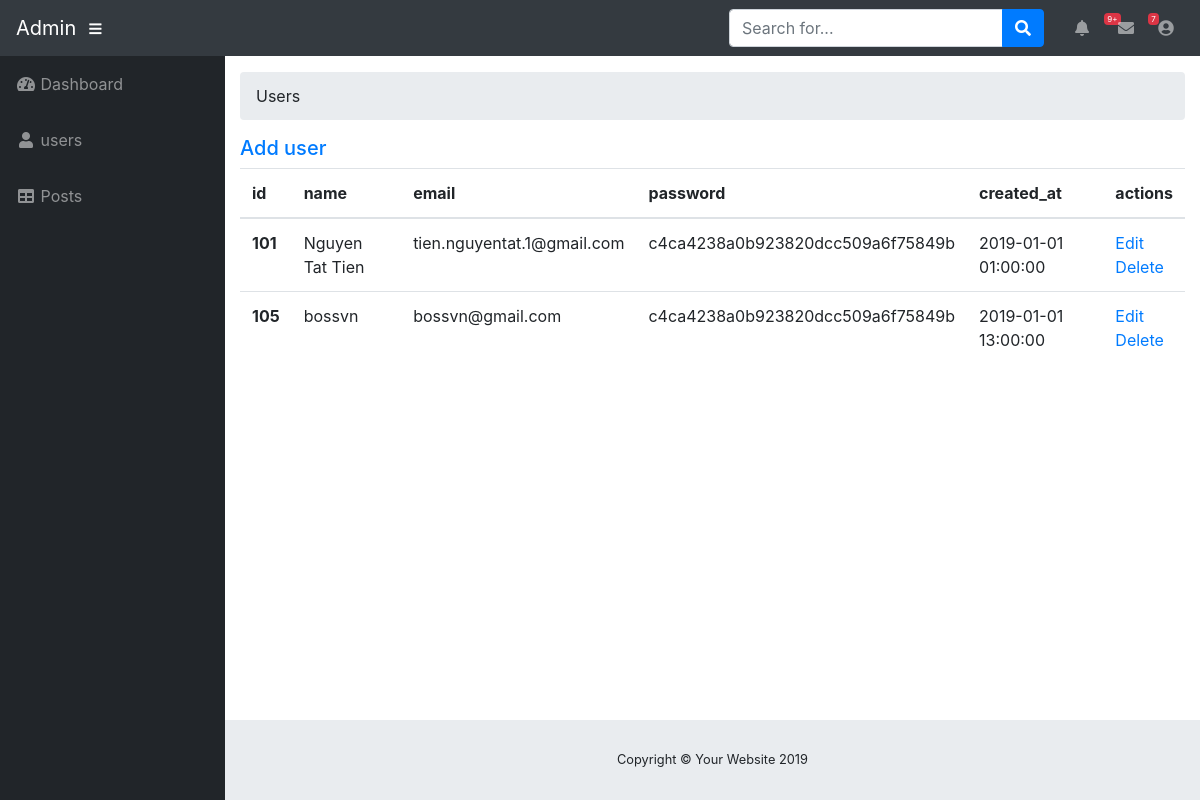
/admin/index.php?controller=users&action=index (signed in), run on the app's committed database.
### tables this page shows
CREATE TABLE `users` (
  `id_user` int(11) NOT NULL AUTO_INCREMENT,
  `name` varchar(255) DEFAULT NULL,
  `email` varchar(255) DEFAULT NULL,
  `password` varchar(255) DEFAULT NULL,
  `created_at` datetime DEFAULT NULL,
  PRIMARY KEY (`id_user`)
);

### admin/app/controllers/userController.php (called while the page is built, shortened)
<?php
class userController{
    public function index(){
        $model = new userModel();
        $result = $model->getAll();
        include_once "app/views/users/index.php";
    }
}

### admin/app/models/Database.php (called while the page is built, shortened)
<?php
class database {
    public $connection;
    public function __construct()
    {
        if (!$this->connection) {
            $this->connection = mysqli_connect(self::DATABASE_SERVER, self::DATABASE_USER,
                self::DATABASE_PASSWORD, self::DATABASE_NAME);
        }
    }
}

### admin/app/models/userModel.php (called while the page is built, shortened)
<?php
class userModel extends database {
    public function getAll()
    {
        $sqlSelect = "SELECT * FROM users";
        $result = mysqli_query($this->connection, $sqlSelect);
        return $result;
    }
}

### admin/app/views/users/index.php (the view, shortened to what this page needs)
<!DOCTYPE html>
<html lang="en">
<head>
    <link href="assets/vendor/fontawesome-free/css/all.min.css" rel="stylesheet" type="text/css">
    <link href="assets/vendor/datatables/dataTables.bootstrap4.css" rel="stylesheet">
    <link href="assets/css/sb-admin.css" rel="stylesheet">
</head>
<body id="page-top">
<nav class="navbar navbar-expand navbar-dark bg-dark static-top">
    <a class="navbar-brand mr-1" href="index.php?controller=index&action=index">Admin</a>
    <button class="btn btn-link btn-sm text-white order-1 order-sm-0" id="sidebarToggle" href="#">
        <i class="fas fa-bars"></i>
    </button>
    <form class="d-none d-md-inline-block form-inline ml-auto mr-0 mr-md-3 my-2 my-md-0">
        <div class="input-group">
            <input type="text" class="form-control" placeholder="Search for..." aria-label="Search"
                   aria-describedby="basic-addon2">
            <div class="input-group-append">
                <button class="btn btn-primary" type="button">
                    <i class="fas fa-search"></i>
                </button>
            </div>
        </div>
    </form>
    <ul class="navbar-nav ml-auto ml-md-0">
        <li class="nav-item dropdown no-arrow mx-1">
            <a class="nav-link dropdown-toggle" href="#" id="alertsDropdown" role="button" data-toggle="dropdown"
               aria-haspopup="true" aria-expanded="false">
                <i class="fas fa-bell fa-fw"></i>
                <span class="badge badge-danger">9+</span>
            </a>
        </li>
        <li class="nav-item dropdown no-arrow mx-1">
            <a class="nav-link dropdown-toggle" href="#" id="messagesDropdown" role="button" data-toggle="dropdown"
               aria-haspopup="true" aria-expanded="false">
                <i class="fas fa-envelope fa-fw"></i>
                <span class="badge badge-danger">7</span>
            </a>
        </li>
        <li class="nav-item dropdown no-arrow">
            <a class="nav-link dropdown-toggle" href="#" id="userDropdown" role="button" data-toggle="dropdown"
               aria-haspopup="true" aria-expanded="false">
                <i class="fas fa-user-circle fa-fw"></i>
            </a>
        </li>
    </ul>
</nav>
<div id="wrapper">
    <ul class="sidebar navbar-nav">
        <li class="nav-item">
            <a class="nav-link" href="">
                <i class="fas fa-fw fa-tachometer-alt"></i>
                <span>Dashboard</span>
            </a>
        </li>
        <li class="nav-item">
            <a class="nav-link" href="index.php?controller=users&action=index">
                <i class="fas fa-fw fa-user"></i>
                <span>users</span></a>
        </li>
        <li class="nav-item">
            <a class="nav-link" href="index.php?controller=posts&action=index">
                <i class="fas fa-fw fa-table"></i>
                <span>Posts</span></a>
        </li>
    </ul>
    <div id="content-wrapper">
        <div class="container-fluid">
            <ol class="breadcrumb">
                <li class="breadcrumb-item">
                    <a>Users</a>
                </li>
            </ol>
            <div class="row">
                <div class="col-md-12">
                    <h5><a href="index.php?controller=users&action=create">Add user</a></h5>
                    <table class="table">
                        <thead>
                        <tr>
                            <th scope="col">id</th>
                            <th scope="col">name</th>
                            <th scope="col">email</th>
                            <th scope="col">password</th>
                            <th scope="col">created_at</th>
                            <th scope="col">
                                actions
                            </th>
                        </tr>
                        </thead>
                        <tbody>
                        <?php
                        if (mysqli_num_rows($result) > 0) {
                            while ($row = mysqli_fetch_assoc($result)) {
                                ?>
                                <tr>
                                    <th scope="col"><?= $row['id_user'] ?></th>
                                    <td><?= $row['name'] ?></td>
                                    <td><?= $row['email'] ?></td>
                                    <td><?= $row['password'] ?></td>
                                    <td><?= $row['created_at'] ?></td>
                                    <td>
                                        <div>
                                            <a class=""
                                               href="index.php?controller=users&action=edit&id_user=<?= $row['id_user'] ?>"
                                            >Edit</a>
                                        </div>
                                        <div>
                                            <a class=""
                                               href="index.php?controller=users&action=delete&id_user=<?= $row['id_user'] ?>"
                                               onclick='return xacnhan();'>Delete</a>
                                        </div>
                                    </td>
                                </tr>
                                <?php
                            }
                        } else {
                            echo "<br> Không có bản ghi nào trong CSDL";
                        }
                        ?>
                        </tbody>
                    </table>
                </div>
            </div>
        </div>
        <footer class="sticky-footer">
            <div class="container my-auto">
                <div class="copyright text-center my-auto">
                    <span>Copyright © Your Website 2019</span>
                </div>
            </div>
        </footer>
    </div>
</div>
</body>
</html>

### data on the page
users: id_user "101", name "Nguyen Tat Tien", email "tien.nguyentat.1@gmail.com", password "c4ca4238a0b923820dcc509a6f75849b", created_at "2019-01-01 01:00:00"
users: id_user "105", name "bossvn", email "bossvn@gmail.com", password "c4ca4238a0b923820dcc509a6f75849b", created_at "2019-01-01 13:00:00"
